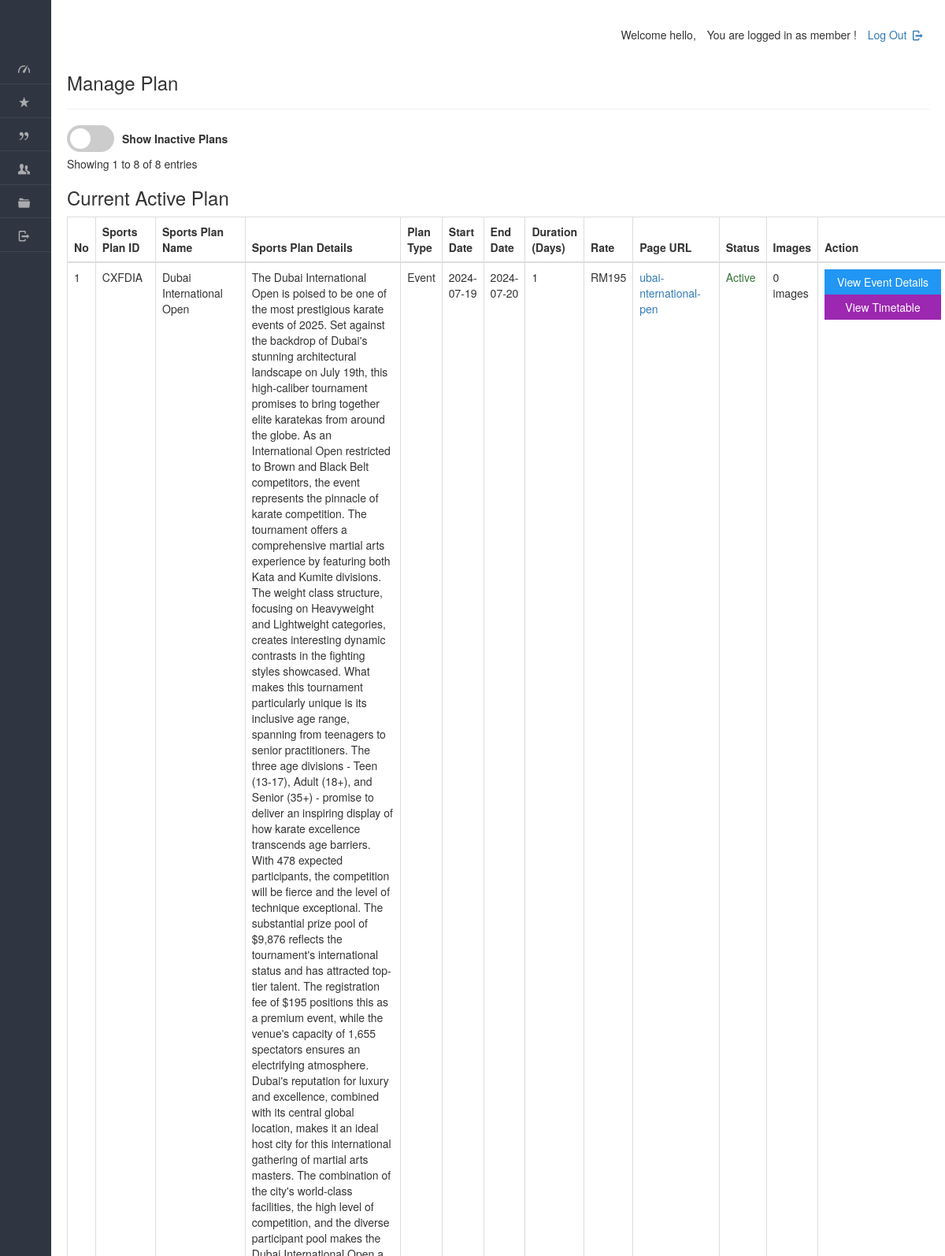
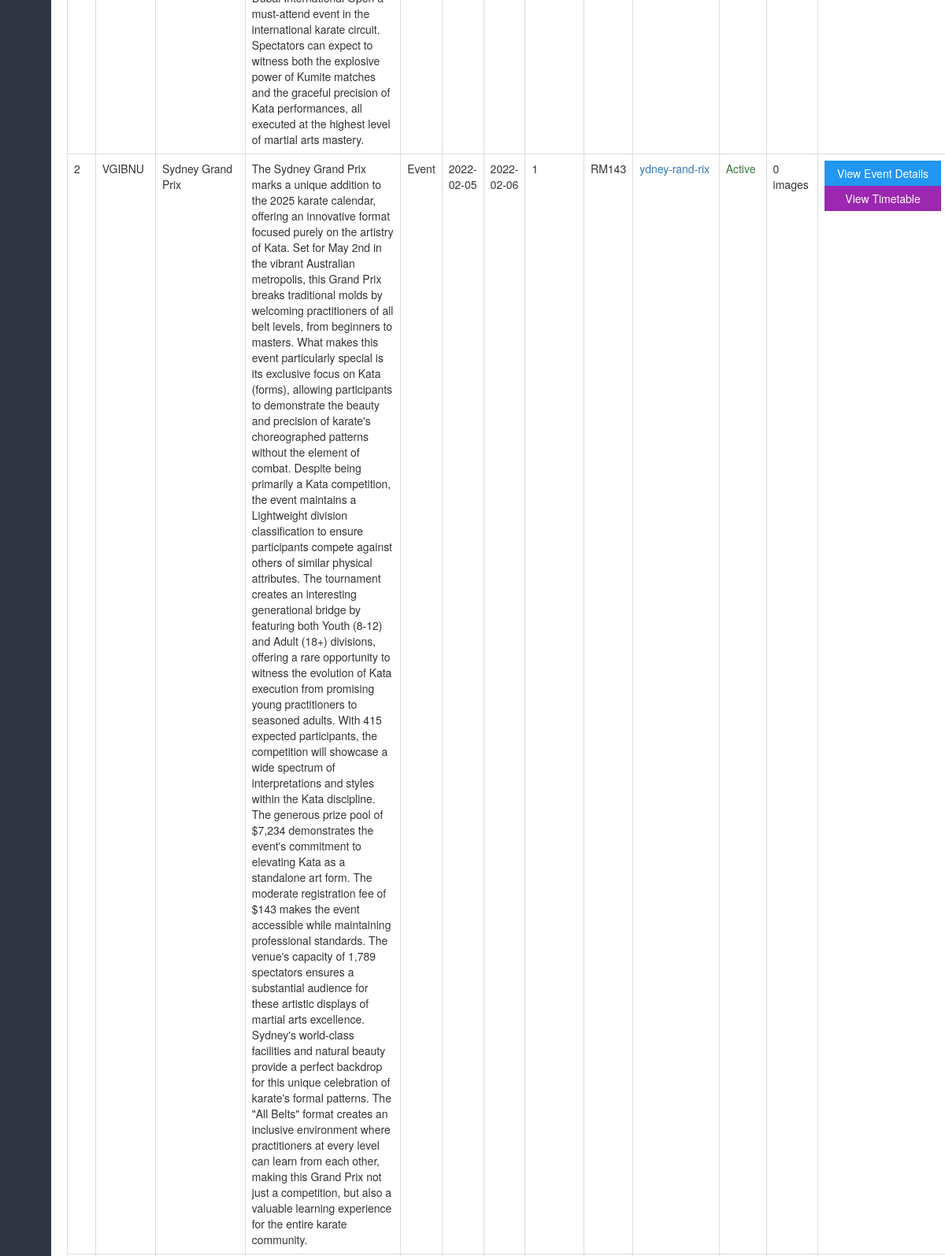
The app's page /dashboard/coach/view_plan.php (signed in, upper part) with its own data (2 pictures, top to bottom).
### tables this page shows
CREATE TABLE IF NOT EXISTS `plan` (
  `planid` varchar(8) NOT NULL,
  `tid` varchar(45) DEFAULT NULL,
  `planName` text NOT NULL,
  `description` text,
  `planType` varchar(50) NOT NULL,
  `startDate` varchar(50) NOT NULL,
  `endDate` varchar(50) NOT NULL,
  `duration` int NOT NULL,
  `validity` varchar(20) NOT NULL DEFAULT 'Lifetime',
  `amount` int DEFAULT '0',
  `active` varchar(255) NOT NULL,
  PRIMARY KEY (`planid`),
  KEY `idx_plan_type` (`planType`),
  KEY `idx_active` (`active`)
);

### dashboard/coach/view_plan.php (the view, shortened to what this page needs)
<!DOCTYPE html>
<html lang="en">
<head>
    <link rel="stylesheet" href="../../css/style.css"  id="style-resource-5">
    <link rel="stylesheet" href="../../css/dashMain.css">
    <link rel="stylesheet" type="text/css" href="../../css/entypo.css">
	<link href="a1style.css" rel="stylesheet" type="text/css">
	<link rel="stylesheet" href="https://maxcdn.bootstrapcdn.com/bootstrap/3.4.1/css/bootstrap.min.css">
	<link rel="stylesheet" href="../../css/dashboard/sidebar.css">
</head>
     <body class="page-body  page-fade" onload="collapseSidebar()">
    	<div class="page-container sidebar-collapsed" id="navbarcollapse">
		<div class="sidebar-menu">
			<header class="logo-env">
			</header>
    		<?php include('nav.php'); ?>
    	</div>
    		<div class="main-content">
				<div class="row">
					<div class="col-md-6 col-sm-8 clearfix">
					</div>
					<div class="col-md-6 col-sm-4 clearfix hidden-xs">
						<ul class="list-inline links-list pull-right">
							<li>
								<a href="logout.php">
									Log Out <i class="entypo-logout right"></i>
								</a>
							</li>
						</ul>
					</div>
				</div>
		<h3>Manage Plan</h3>
		<hr />
<?php
$records_per_page = 10;
$page = isset($_GET['page']) ? (int)$_GET['page'] : 1;
$offset = ($page - 1) * $records_per_page;
$show_inactive = isset($_GET['show_inactive']) ? $_GET['show_inactive'] : 'no';
$count_query = "SELECT COUNT(DISTINCT p.planid) as total FROM plan p ";
$where_conditions = [];
if ($show_inactive !== 'yes') {
    $where_conditions[] = "p.active='yes'";
}
if (!empty($where_conditions)) {
    $where_clause = "WHERE " . implode(' AND ', $where_conditions);
    $count_query .= $where_clause;
}
$total_records_result = mysqli_query($con, $count_query);
$total_records = mysqli_fetch_assoc($total_records_result)['total'];
?>
<?php
$show_inactive = isset($_GET['show_inactive']) ? $_GET['show_inactive'] : 'no';
$query = "SELECT DISTINCT p.planid, p.planName, p.description, p.planType, p.startDate, p.endDate,
          p.duration, p.amount, p.active, pp.slug,
          (SELECT COUNT(*) FROM images i WHERE i.planid = p.planid) as image_count,
          (SELECT slug FROM plan_pages WHERE planid = p.planid LIMIT 1) as page_slug,
          st.tname, td.day_number, td.activities, st.tid
          FROM plan p
          LEFT JOIN plan_pages pp ON p.planid = pp.planid
          LEFT JOIN sports_timetable st ON p.planid = st.planid
          LEFT JOIN timetable_days td ON st.tid = td.tid ";
$where_conditions = [];
if ($show_inactive !== 'yes') {
    $where_conditions[] = "p.active='yes'";
}
if (!empty($where_conditions)) {
    $query .= "WHERE " . implode(" AND ", $where_conditions) . " ";
}
$query .= " GROUP BY p.planid ORDER BY p.active DESC, p.amount DESC";
$result = mysqli_query($con, $query);
$sno = 1;
?>
<div class="mb-3">
    <form method="GET" class="form-inline" id="filterForm" style="display: flex; align-items: center; gap: 10px;">
<form id="filterForm" action="your_page.php" method="get">
    <label class="switch">
        <span class="slider round"></span>
    </label>
        <label>Show Inactive Plans</label>
    </form>
</div>
<div class="mb-3">
    Showing <?php echo $offset + 1; ?> to <?php echo min($offset + $records_per_page, $total_records); ?>
    of <?php echo $total_records; ?> entries
</div>
    <h3 style="margin-right: 20px;">Current Active Plan</h3>
<table class="table table-bordered datatable" id="table-1" border="1">
    <thead>
        <tr>
            <th onclick="sortTable(0)">No</th>
            <th onclick="sortTable(1)">Sports Plan ID</th>
            <th onclick="sortTable(2)">Sports Plan Name</th>
            <th onclick="sortTable(3)">Sports Plan Details</th>
            <th onclick="sortTable(4)">Plan Type</th>
            <th onclick="sortTable(5)">Start Date</th>
            <th onclick="sortTable(6)">End Date</th>
            <th onclick="sortTable(7)">Duration (Days)</th>
            <th onclick="sortTable(8)">Rate</th>
            <th onclick="sortTable(9)">Page URL</th>
            <th onclick="sortTable(10)">Status</th>
            <th onclick="sortTable(11)">Images</th>
            <th>Action</th>
        </tr>
    </thead>
    <tbody>
        <?php
        if (mysqli_affected_rows($con) != 0) {
            while ($row = mysqli_fetch_array($result, MYSQLI_ASSOC)) {
                $tid = $row['tid'];
                $status_class = $row['active'] === 'yes' ? 'text-success' : 'text-danger';
                $status_text = $row['active'] === 'yes' ? 'Active' : 'Inactive';
                echo "<tr>";
                echo "<td>" . $sno . "</td>";
                echo "<td>" . $row['planid'] . "</td>";
                echo "<td>" . $row['planName'] . "</td>";
                echo "<td width='380'>" . $row['description'] . "</td>";
                echo "<td>" . $row['planType'] . "</td>";
                echo "<td>" . date('Y-m-d', strtotime($row['startDate'])) . "</td>";
                echo "<td>" . date('Y-m-d', strtotime($row['endDate'])) . "</td>";
                echo "<td>" . $row['duration'] . "</td>";
                echo "<td>RM" . $row['amount'] . "</td>";
                if ($row['page_slug']) {
                    $url_status = $row['active'] === 'yes' ? '' : ' (Inactive)';
                    echo "<td><a href='../../plans/" . $row['page_slug'] . "' target='_blank'>" .
                         $row['page_slug'] . $url_status . "</a></td>";
                } else {
                    echo "<td><span class='text-muted'>No URL yet</span></td>";
                }
                echo "<td class='" . $status_class . "'>" . $status_text . "</td>";
                echo "<td>" . $row['image_count'] . " images</td>";
                echo "<td>";
                if (!empty($tid)) {
                    echo "<a href='../../dashboard/admin/timetable_detail.php?id=" . $tid . "&planid=" . $row['planid'] . "'>
                            <input type='button' class='a1-btn a1-blue' style='width:100%' value='View Event Details'>
                          </a>";
    echo "<a href='../../dashboard/admin/timetable_detail.php?id=" . $tid . "&planid=" . $row['planid'] . "&scroll=1#timetable-details'>
            <input type='button' class='a1-btn a1-purple' style='width:100%' value='View Timetable'>
          </a>";
                } else {
                    echo "<span class='text-muted'>No Timetable</span>";
                }
                echo "</td>";
                echo "</tr>";
                $sno++;
            }
        } else {
            echo "<tr><td colspan='14' class='text-center'>No records found</td></tr>";
        }
        ?>
    </tbody>
</table>
    	</div>
    </body>
</html>

### css/style.css (style rules this page uses)
html { font-size: 62.5%; font-family: sans-serif; }
div { display: block; }
body { font-family: "Noto Sans", sans-serif, "Helvetica Neue", Helvetica, Arial, sans-serif; font-size: 12px; line-height: 1.428571429; display: block; margin: 0; }
*, *:before, *:after { box-sizing: border-box; }
a { text-decoration: none; background: transparent; }
input, button, select, textarea { font-family: inherit; font-size: inherit; line-height: inherit; }
button, input { line-height: normal; }
button, input, select, textarea { font-family: inherit; font-size: 100%; margin: 0; }
input { background-color: white; cursor: text; padding: 1px; border-width: 2px; border-style: inset; border-color: initial; border-image: initial; }
input, textarea, select, button { text-rendering: auto; color: initial; letter-spacing: normal; word-spacing: normal; text-transform: none; text-indent: 0px; text-shadow: none; display: inline-block; text-align: start; margin: 0em; font: 400 13.3333px Arial; }
button, html input[type="button"], input[type="reset"], input[type="submit"] { cursor: pointer; }
a { color: #373e4a; text-decoration: none; }
a { background: transparent; }
a { color: #373e4a; }
.page-container { position: relative; padding-left: 280px; }
.page-container .sidebar-menu { position: absolute; width: 280px; top: 0; left: 0; bottom: 0; background: #303641; color: #aaabae; z-index: 1; min-height: 796px; box-sizing: border-box; }
.page-container .sidebar-menu .logo-env { width: 100%; padding: 35px; padding-bottom: 10px; box-sizing: border-box; }
.page-container.sidebar-collapsed { padding-left: 65px; }
.page-container.sidebar-collapsed .sidebar-menu { z-index: 4; width: 65px; }
.page-container.sidebar-collapsed .sidebar-menu .logo-env { display: block; padding: 20px; }
.page-container .sidebar-menu .logo-env:before, .page-container .sidebar-menu .logo-env:after { content: " "; display: table; }
.page-container .sidebar-menu .logo-env:after { clear: both; }
ul, ol { margin-top: 0; margin-bottom: 8.5px; }
ul, menu, dir { display: block; list-style-type: disc; }
li { display: list-item; }
i, cite, em, var, address, dfn { font-style: italic; }

### css/dashMain.css (style rules this page uses)
.page-container .main-content { position: relative; float: left; width: 100%; padding: 20px; z-index: 2; background: #ffffff; box-sizing: border-box; }
.row { margin-left: -15px; margin-right: -15px; }
.row:before, .row:after { content: " "; display: table; }
.row:after { clear: both; }
.col-xs-1, .col-sm-1, .col-md-1, .col-lg-1, .col-xs-2, .col-sm-2, .col-md-2, .col-lg-2, .col-xs-3, .col-sm-3, .col-md-3, .col-lg-3, .col-xs-4, .col-sm-4, .col-md-4, .col-lg-4, .col-xs-5, .col-sm-5, .col-md-5, .col-lg-5, .col-xs-6, .col-sm-6, .col-md-6, .col-lg-6, .col-xs-7, .col-sm-7, .col-md-7, .col-lg-7, .col-xs-8, .col-sm-8, .col-md-8, .col-lg-8, .col-xs-9, .col-sm-9, .col-md-9, .col-lg-9, .col-xs-10, .col-sm-10, .col-md-10, .col-lg-10, .col-xs-11, .col-sm-11, .col-md-11, .col-lg-11, .col-xs-12, .col-sm-12, .col-md-12, .col-lg-12 { position: relative; min-height: 1px; padding-left: 15px; padding-right: 15px; }
.links-list { white-space: nowrap; padding-top: 14px; padding-bottom: 8px; }
.pull-right { float: right !important; }
.list-inline { padding-left: 0; list-style: none; }
ul, ol { margin-top: 0; margin-bottom: 8.5px; }
.list-inline > li:first-child { padding-left: 0; }
.list-inline > li { display: inline-block; padding-left: 5px; padding-right: 5px; }
@media (min-width: 768px) { .col-sm-1, .col-sm-2, .col-sm-3, .col-sm-4, .col-sm-5, .col-sm-6, .col-sm-7, .col-sm-8, .col-sm-9, .col-sm-10, .col-sm-11 { float: left; } }
@media (min-width: 768px) { .col-sm-8 { width: 66.66666666666666%; } }
@media (min-width: 768px) { .col-sm-4 { width: 33.33333333333333%; } }
@media (min-width: 992px) { .col-md-1, .col-md-2, .col-md-3, .col-md-4, .col-md-5, .col-md-6, .col-md-7, .col-md-8, .col-md-9, .col-md-10, .col-md-11 { float: left; } }
@media (min-width: 992px) { .col-md-6 { width: 50%; } }
a { color: #373e4a; text-decoration: none; }
a { background: transparent; }
a { color: #373e4a; }
hr { margin-top: 17px; margin-bottom: 17px; border: 0; border-top: 1px solid #998f8f; }
hr { box-sizing: content-box; height: 0; }
i, cite, em, var, address, dfn { font-style: italic; }

### css/dashboard/sidebar.css (style rules this page uses)
.page-container { display: flex; min-height: 100vh; }
.sidebar-menu { width: 250px; background-color: #2b303a; color: #ffffff; }
.main-content { flex-grow: 1; padding: 20px; }

### records on screen
plan: planid "CXFDIA", planName "Dubai International Open", description "The Dubai International Open is poised to be one of the most prestigious karate events of 2025. Set against the backdrop of Dubai's stunning architectural landscape on July 19th, this high-caliber tournament promises to bring together elite karatekas from around the globe. As an International Open restricted to Brown and Black Belt competitors, the event represents the pinnacle of karate competition. The tournament offers a comprehensive martial arts experience by featuring both Kata and Kumite divisions. The weight class structure, focusing on Heavyweight and Lightweight categories, creates interesting dynamic contrasts in the fighting styles showcased. What makes this tournament…", planType "Event", startDate "2024-07-19", endDate "2024-07-20", duration "1", amount "195", page_slug "ubai-nternational-pen", active "Active", image_count "0"
plan: planid "VGIBNU", planName "Sydney Grand Prix", description "The Sydney Grand Prix marks a unique addition to the 2025 karate calendar, offering an innovative format focused purely on the artistry of Kata. Set for May 2nd in the vibrant Australian metropolis, this Grand Prix breaks traditional molds by welcoming practitioners of all belt levels, from beginners to masters. What makes this event particularly special is its exclusive focus on Kata (forms), allowing participants to demonstrate the beauty and precision of karate's choreographed patterns without the element of combat. Despite being primarily a Kata competition, the event maintains a Lightweight division classification to ensure participants compete against others of similar physical…", planType "Event", startDate "2022-02-05", endDate "2022-02-06", duration "1", amount "143", page_slug "ydney-rand-rix", active "Active", image_count "0"

### other values on screen
$offset + 1 "1"
min($offset + $records_per_page, $total_records) "8"
$total_records "8"
